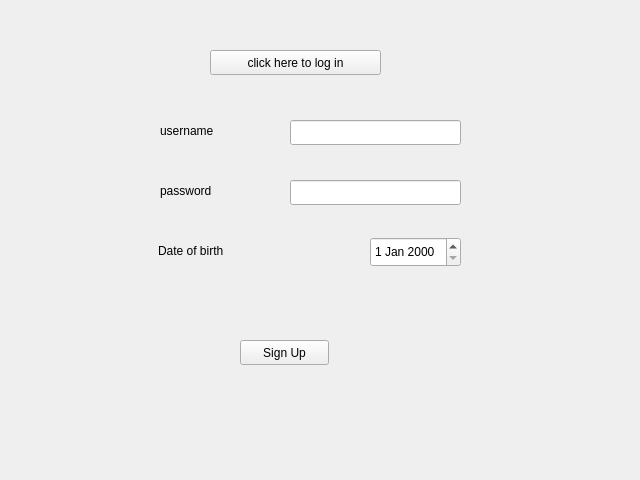
<?xml version="1.0" encoding="UTF-8"?>
<ui version="4.0">
 <class>signup</class>
 <widget class="QWidget" name="signup">
  <property name="geometry">
   <rect>
    <x>0</x>
    <y>0</y>
    <width>640</width>
    <height>480</height>
   </rect>
  </property>
  <property name="windowTitle">
   <string>Form</string>
  </property>
  <widget class="QLineEdit" name="EUsername">
   <property name="geometry">
    <rect>
     <x>290</x>
     <y>120</y>
     <width>171</width>
     <height>25</height>
    </rect>
   </property>
  </widget>
  <widget class="QLabel" name="LPassword">
   <property name="geometry">
    <rect>
     <x>160</x>
     <y>170</y>
     <width>91</width>
     <height>41</height>
    </rect>
   </property>
   <property name="text">
    <string>password</string>
   </property>
  </widget>
  <widget class="QLabel" name="LUsername">
   <property name="geometry">
    <rect>
     <x>160</x>
     <y>110</y>
     <width>91</width>
     <height>41</height>
    </rect>
   </property>
   <property name="text">
    <string>username</string>
   </property>
  </widget>
  <widget class="QLineEdit" name="EPassword">
   <property name="geometry">
    <rect>
     <x>290</x>
     <y>180</y>
     <width>171</width>
     <height>25</height>
    </rect>
   </property>
   <property name="text">
    <string/>
   </property>
  </widget>
  <widget class="QPushButton" name="signUpButton">
   <property name="geometry">
    <rect>
     <x>240</x>
     <y>340</y>
     <width>89</width>
     <height>25</height>
    </rect>
   </property>
   <property name="text">
    <string>Sign Up</string>
   </property>
  </widget>
  <widget class="QLabel" name="LDOB">
   <property name="geometry">
    <rect>
     <x>158</x>
     <y>230</y>
     <width>91</width>
     <height>41</height>
    </rect>
   </property>
   <property name="text">
    <string>Date of birth</string>
   </property>
  </widget>
  <widget class="QDateEdit" name="EDOB">
   <property name="geometry">
    <rect>
     <x>370</x>
     <y>237</y>
     <width>91</width>
     <height>30</height>
    </rect>
   </property>
  </widget>
  <widget class="QPushButton" name="redirLogIn">
   <property name="geometry">
    <rect>
     <x>210</x>
     <y>50</y>
     <width>171</width>
     <height>25</height>
    </rect>
   </property>
   <property name="text">
    <string>click here to log in</string>
   </property>
  </widget>
  <widget class="QLabel" name="state">
   <property name="geometry">
    <rect>
     <x>190</x>
     <y>290</y>
     <width>361</width>
     <height>17</height>
    </rect>
   </property>
   <property name="text">
    <string/>
   </property>
  </widget>
 </widget>
 <resources/>
 <connections/>
</ui>
